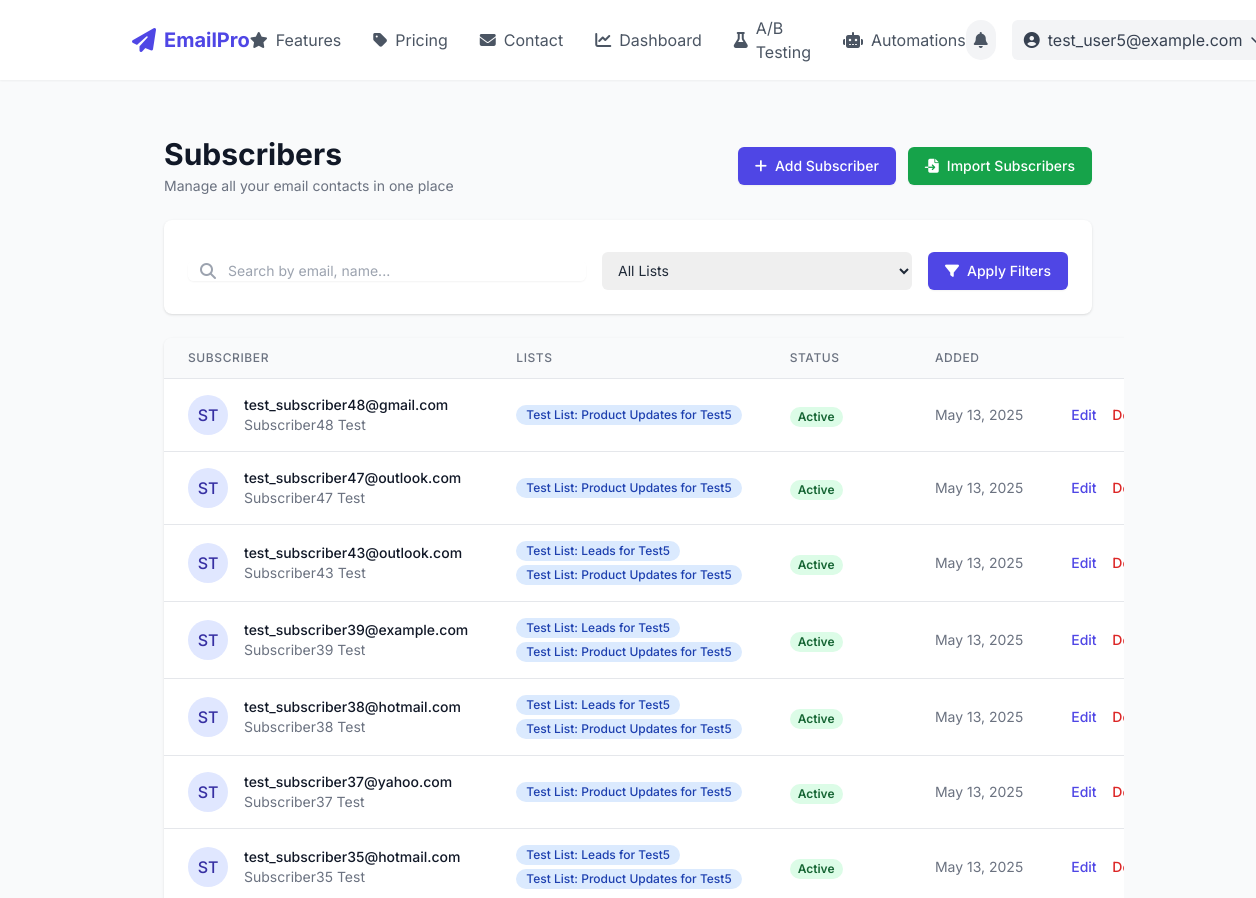
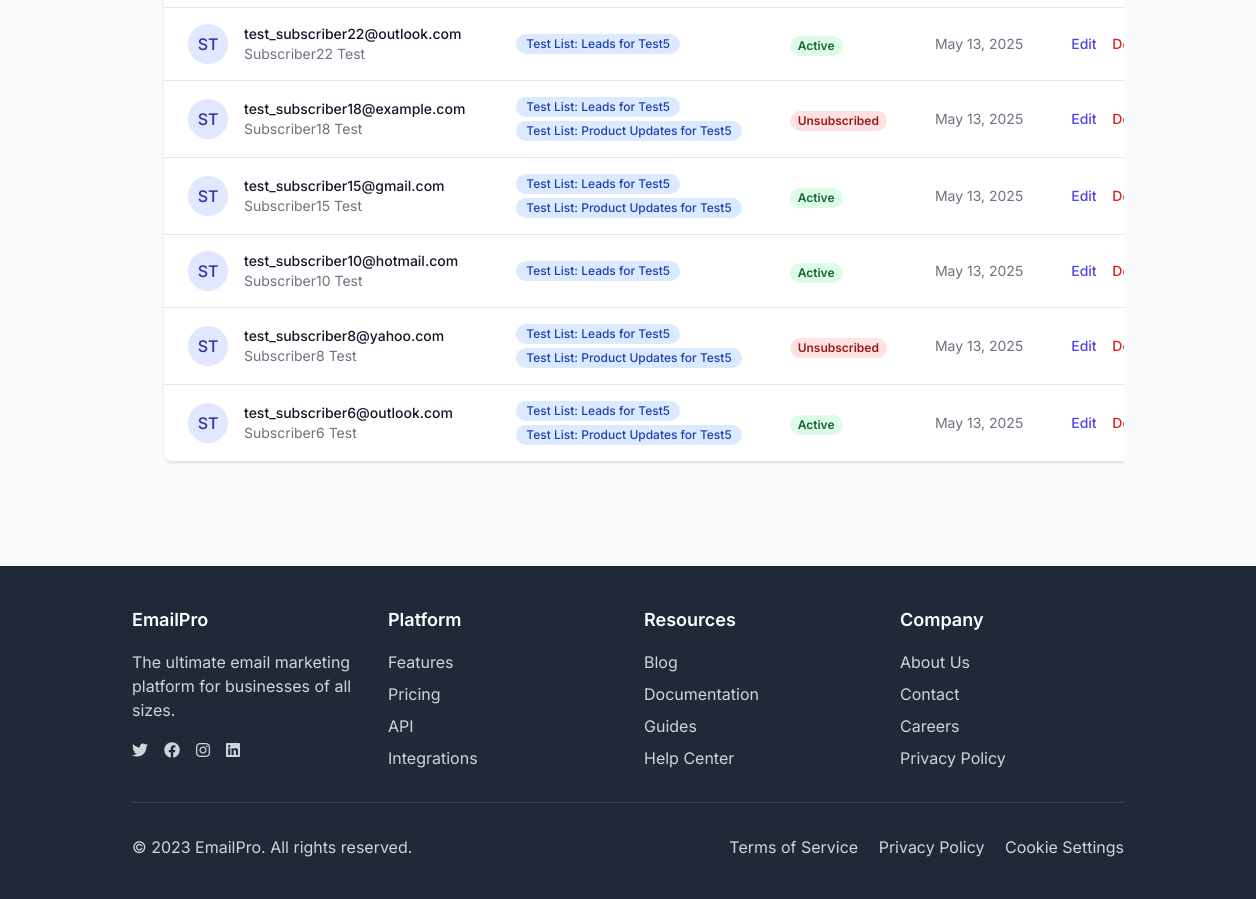
The page /subscribers/ (signed in) on the database as committed earlier (2 pictures, top to bottom).
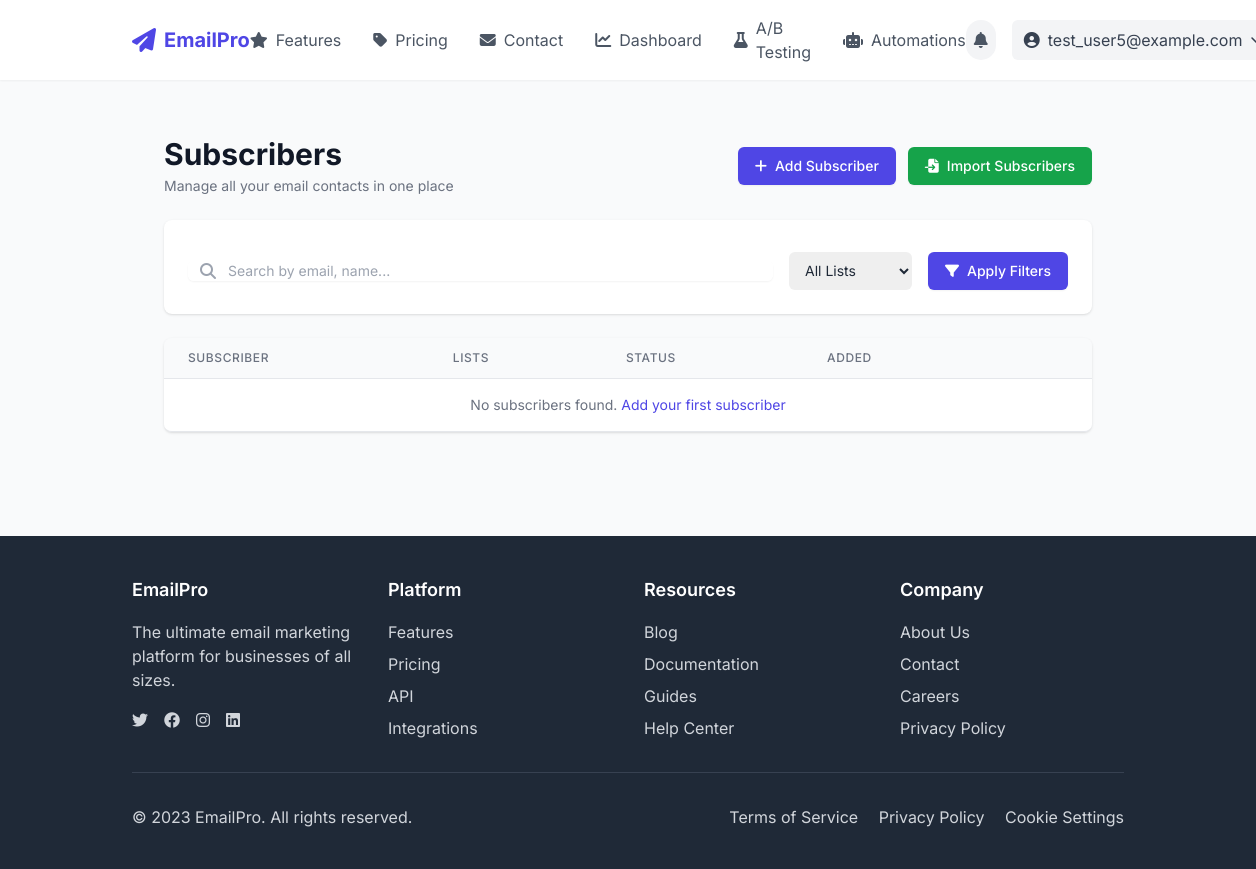
The same page on the database as committed later.
### marketing/models.py (models this page shows, shortened)
class Subscriber(models.Model):
    owner = models.ForeignKey(settings.AUTH_USER_MODEL, on_delete=models.CASCADE, related_name='subscribers')
    email = models.EmailField(max_length=255)
    first_name = models.CharField(max_length=100, blank=True)
    last_name = models.CharField(max_length=100, blank=True)
    is_active = models.BooleanField(default=True)
    created_at = models.DateTimeField(auto_now_add=True)
    updated_at = models.DateTimeField(auto_now=True)
    custom_fields = models.JSONField(null=True, blank=True)
    country = models.CharField(max_length=100, blank=True)
    city = models.CharField(max_length=100, blank=True)
    state = models.CharField(max_length=100, blank=True)
    age = models.PositiveIntegerField(null=True, blank=True)
    gender = models.CharField(max_length=20, blank=True)
    class Meta:
        unique_together = ('owner', 'email')
        ordering = ['-created_at']

class SubscriberList(models.Model):
    owner = models.ForeignKey(settings.AUTH_USER_MODEL, on_delete=models.CASCADE, related_name='subscriber_lists')
    name = models.CharField(max_length=100)
    description = models.TextField(blank=True)
    subscribers = models.ManyToManyField(Subscriber, blank=True, related_name='lists')
    created_at = models.DateTimeField(auto_now_add=True)
    updated_at = models.DateTimeField(auto_now=True)
    class Meta:
        ordering = ['name']

### marketing/views.py (the view, shortened to what this page needs)
# urls.py: path('subscribers/', views.subscriber_list, name='subscriber_list'),
@login_required
def subscriber_list(request):
    subscribers = Subscriber.objects.filter(owner=request.user).order_by('-created_at')
    list_id = request.GET.get('list')
    if list_id:
        subscribers = subscribers.filter(lists__id=list_id)
    search = request.GET.get('search')
    paginator = Paginator(subscribers, 25)
    page_number = request.GET.get('page')
    page_obj = paginator.get_page(page_number)
    subscriber_lists = SubscriberList.objects.filter(owner=request.user)
    context = {
        'page_obj': page_obj,
        'subscriber_lists': subscriber_lists,
        'search': search,
        'list_id': list_id,
    }
    return render(request, 'marketing/subscriber_list.html', context)

### templates/marketing/subscriber_list.html (shortened to what the changed rows need)
{% extends 'base.html' %}
{% load static %}
{% load user_tags %}
{% block content %}
<div class="max-w-7xl mx-auto px-4 sm:px-6 lg:px-8 py-8">
    <div class="md:flex md:items-center md:justify-between mb-6">
        <div class="flex-1 min-w-0">
            <h2 class="text-2xl font-bold leading-7 text-gray-900 sm:text-3xl sm:truncate">
                Subscribers
            </h2>
        </div>
    </div>
    <div class="flex flex-col">
        <div class="-my-2 overflow-x-auto sm:-mx-6 lg:-mx-8">
            <div class="py-2 align-middle inline-block min-w-full sm:px-6 lg:px-8">
                <div class="shadow overflow-hidden border-b border-gray-200 sm:rounded-lg">
                    <table class="min-w-full divide-y divide-gray-200">
                        <thead class="bg-gray-50">
                            <tr>
                                <th scope="col" class="px-6 py-3 text-left text-xs font-medium text-gray-500 uppercase tracking-wider">
                                    Subscriber
                                </th>
                                <th scope="col" class="px-6 py-3 text-left text-xs font-medium text-gray-500 uppercase tracking-wider">
                                    Lists
                                </th>
                                <th scope="col" class="px-6 py-3 text-left text-xs font-medium text-gray-500 uppercase tracking-wider">
                                    Status
                                </th>
                                <th scope="col" class="px-6 py-3 text-left text-xs font-medium text-gray-500 uppercase tracking-wider">
                                    Added
                                </th>
                                <th scope="col" class="relative px-6 py-3">
                                </th>
                            </tr>
                        </thead>
                        <tbody class="bg-white divide-y divide-gray-200">
                            {% if page_obj %}
                                {% for subscriber in page_obj %}
                                    <tr>
                                        <td class="px-6 py-4 whitespace-nowrap">
                                            <div class="flex items-center">
                                                <div class="flex-shrink-0 h-10 w-10">
                                                    {% if subscriber.first_name %}
                                                        <div class="h-10 w-10 rounded-full bg-indigo-100 flex items-center justify-center">
                                                            <span class="text-indigo-800 font-medium">{{ subscriber.first_name|first|upper }}{{ subscriber.last_name|first|upper }}</span>
                                                        </div>
                                                    {% else %}
                                                        <div class="h-10 w-10 rounded-full bg-gray-100 flex items-center justify-center">
                                                            <span class="text-gray-600 font-medium">{{ subscriber.email|first|upper }}</span>
                                                        </div>
                                                    {% endif %}
                                                </div>
                                                <div class="ml-4">
                                                    <div class="text-sm font-medium text-gray-900">
                                                        {{ subscriber.email }}
                                                    </div>
                                                    <div class="text-sm text-gray-500">
                                                        {{ subscriber.first_name }} {{ subscriber.last_name }}
                                                    </div>
                                                </div>
                                            </div>
                                        </td>
                                        <td class="px-6 py-4 whitespace-nowrap">
                                            <div class="flex flex-wrap gap-1">
                                                {% for list in subscriber.lists.all %}
                                                    <span class="inline-flex items-center px-2.5 py-0.5 rounded-full text-xs font-medium bg-blue-100 text-blue-800">
                                                        {{ list.name }}
                                                    </span>
                                                {% empty %}
                                                    <span class="text-sm text-gray-500">No lists</span>
                                                {% endfor %}
                                            </div>
                                        </td>
                                        <td class="px-6 py-4 whitespace-nowrap">
                                            {% if subscriber.is_active %}
                                                <span class="px-2 inline-flex text-xs leading-5 font-semibold rounded-full bg-green-100 text-green-800">
                                                    Active
                                                </span>
                                            {% else %}
                                                <span class="px-2 inline-flex text-xs leading-5 font-semibold rounded-full bg-red-100 text-red-800">
                                                    Unsubscribed
                                                </span>
                                            {% endif %}
                                        </td>
                                        <td class="px-6 py-4 whitespace-nowrap text-sm text-gray-500">
                                            {{ subscriber.created_at|date:"M d, Y" }}
                                        </td>
                                        <td class="px-6 py-4 whitespace-nowrap text-right text-sm font-medium">
                                            <a href="{% url 'edit_subscriber' subscriber.id %}" class="text-indigo-600 hover:text-indigo-900 mr-3">Edit</a>
                                            <a href="{% url 'delete_subscriber' subscriber.id %}" class="text-red-600 hover:text-red-900">Delete</a>
                                        </td>
                                    </tr>
                                {% endfor %}
                            {% else %}
                                <tr>
                                    <td colspan="5" class="px-6 py-4 whitespace-nowrap text-sm text-gray-500 text-center">
                                        No subscribers found.
                                        <a href="{% url 'add_subscriber' %}" class="text-indigo-600 hover:text-indigo-900">Add your first subscriber</a>
                                    </td>
                                </tr>
                            {% endif %}
                        </tbody>
                    </table>
                </div>
            </div>
        </div>
    </div>
</div>
{% endblock %}

Rows that differ between the two databases and show on the page:
removed Subscriber: first_name|first "S", last_name|first "T", email "test_subscriber48@gmail.com", first_name "Subscriber48", last_name "Test", is_active "Active", created_at "May 13, 2025"
removed SubscriberList: name "Test List: Product Updates for Test5"
removed Subscriber: first_name|first "S", last_name|first "T", email "test_subscriber47@outlook.com", first_name "Subscriber47", last_name "Test", is_active "Active", created_at "May 13, 2025"
removed Subscriber: first_name|first "S", last_name|first "T", email "test_subscriber43@outlook.com", first_name "Subscriber43", last_name "Test", is_active "Active", created_at "May 13, 2025"
removed SubscriberList: name "Test List: Leads for Test5"
removed Subscriber: first_name|first "S", last_name|first "T", email "test_subscriber39@example.com", first_name "Subscriber39", last_name "Test", is_active "Active", created_at "May 13, 2025"
removed Subscriber: first_name|first "S", last_name|first "T", email "test_subscriber38@hotmail.com", first_name "Subscriber38", last_name "Test", is_active "Active", created_at "May 13, 2025"
removed Subscriber: first_name|first "S", last_name|first "T", email "test_subscriber37@yahoo.com", first_name "Subscriber37", last_name "Test", is_active "Active", created_at "May 13, 2025"
removed Subscriber: first_name|first "S", last_name|first "T", email "test_subscriber35@hotmail.com", first_name "Subscriber35", last_name "Test", is_active "Active", created_at "May 13, 2025"
removed Subscriber: first_name|first "S", last_name|first "T", email "test_subscriber22@outlook.com", first_name "Subscriber22", last_name "Test", is_active "Active", created_at "May 13, 2025"
removed Subscriber: first_name|first "S", last_name|first "T", email "test_subscriber18@example.com", first_name "Subscriber18", last_name "Test", is_active "Unsubscribed", created_at "May 13, 2025"
removed Subscriber: first_name|first "S", last_name|first "T", email "test_subscriber15@gmail.com", first_name "Subscriber15", last_name "Test", is_active "Active", created_at "May 13, 2025"
removed Subscriber: first_name|first "S", last_name|first "T", email "test_subscriber10@hotmail.com", first_name "Subscriber10", last_name "Test", is_active "Active", created_at "May 13, 2025"
removed Subscriber: first_name|first "S", last_name|first "T", email "test_subscriber8@yahoo.com", first_name "Subscriber8", last_name "Test", is_active "Unsubscribed", created_at "May 13, 2025"
removed Subscriber: first_name|first "S", last_name|first "T", email "test_subscriber6@outlook.com", first_name "Subscriber6", last_name "Test", is_active "Active", created_at "May 13, 2025"
Other text that changed with them:
text now shown: "No subscribers found. Add your first subscriber"
